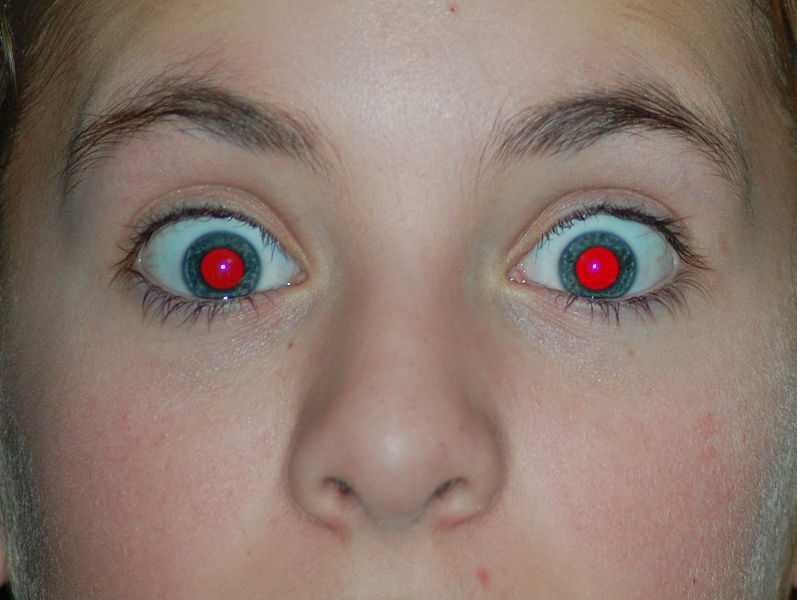
#> input picture ITEM 20-29/ITEM29 OpenCV_RedEyeRemover/image/red_eyes.jpg, 797 x 600 px
$ python OpenCV_RedEyeRemover.py   (older library calls are emulated)
#> lines starting #> are read from the running program, lines starting #| are printed output that depends on the picture; after the words box and inside, x2 and y2 are one past the last pixel; in counts of white or black regions, pixels touching at a corner belong together

import cv2
import numpy as np


def fillHoles(mask):

    maskFloodfill = mask.copy()
    h, w = maskFloodfill.shape[:2]
    maskTemp = np.zeros((h+2, w+2), np.uint8)
    cv2.floodFill(maskFloodfill, maskTemp, (0, 0), 255)
    mask2 = cv2.bitwise_not(maskFloodfill)
    return mask2 | mask

if __name__ == '__main__' :

    # Read image
    img = cv2.imread("./image/red_eyes.jpg", cv2.IMREAD_COLOR)
#> img is the input picture: shape (600, 797, 3); mean B, G, R 110, 120, 139.7

    # Output image
    imgOut = img.copy()

    # Load HAAR cascade
    eyesCascade = cv2.CascadeClassifier("./model/haarcascade_eye.xml")

    # Detect eyes
    eyes = eyesCascade.detectMultiScale(img, scaleFactor=1.3, minNeighbors=4, minSize=(100, 100))
#> eyes = [[92, 142, 233, 233], [457, 118, 272, 272]]

    # For every detected eye
    for (x, y, w, h) in eyes:

        # Extract eye from the image
        eye = img[y:y+h, x:x+w]

        # Split eye image into 3 channels
        b = eye[:, :, 0]
        g = eye[:, :, 1]
        r = eye[:, :, 2]

        # Add the green and blue channels.
        bg = cv2.add(b, g)

        # Simple red eye detector.
        mask = (r > 150) &  (r > bg)

        # Convert the mask to uint8 format.
        mask = mask.astype(np.uint8)*255

        # Clean mask -- 1) File holes 2) Dilate (expand) mask.
        mask = fillHoles(mask)
        mask = cv2.dilate(mask, None, anchor=(-1, -1), iterations=3, borderType=1, borderValue=1)

        # Calculate the mean channel by averaging
        # the green and blue channels
        mean = bg / 2
        mask = mask.astype(np.bool)[:, :, np.newaxis]
        mean = mean[:, :, np.newaxis]

        # Copy the eye from the original image.
        eyeOut = eye.copy()

        # Copy the mean image to the output image.
        #np.copyto(eyeOut, mean, where=mask)
        eyeOut = np.where(mask, mean, eyeOut)

        # Copy the fixed eye to the output image.
        imgOut[y:y+h, x:x+w, :] = eyeOut
#> this loop made 2 passes
#> pass 1, `eye = img[y:y+h, x:x+w]`:
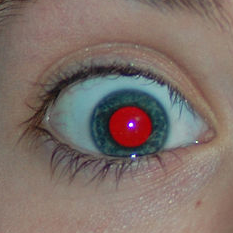
#> eye: shape (233, 233, 3); mean B, G, R 105.2, 111.9, 126.1
#> pass 1, `b = eye[:, :, 0]`:
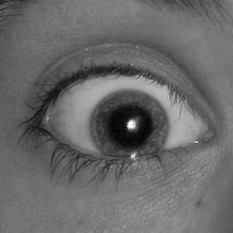
#> b: shape (233, 233); min 0, max 255, mean 105.2
#> pass 1, `g = eye[:, :, 1]`:
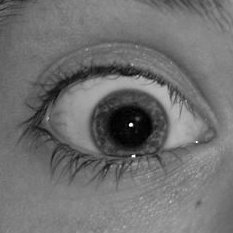
#> g: shape (233, 233); min 0, max 255, mean 111.9
#> pass 1, `r = eye[:, :, 2]`:
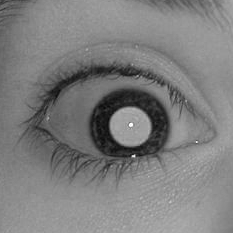
#> r: shape (233, 233); min 9, max 255, mean 126.1
#> after the loop:
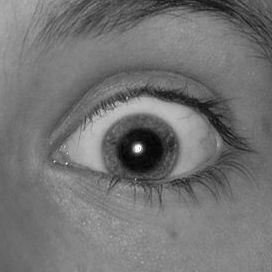
#> b: shape (272, 272); min 2, max 255, mean 114.9
#> after the loop:
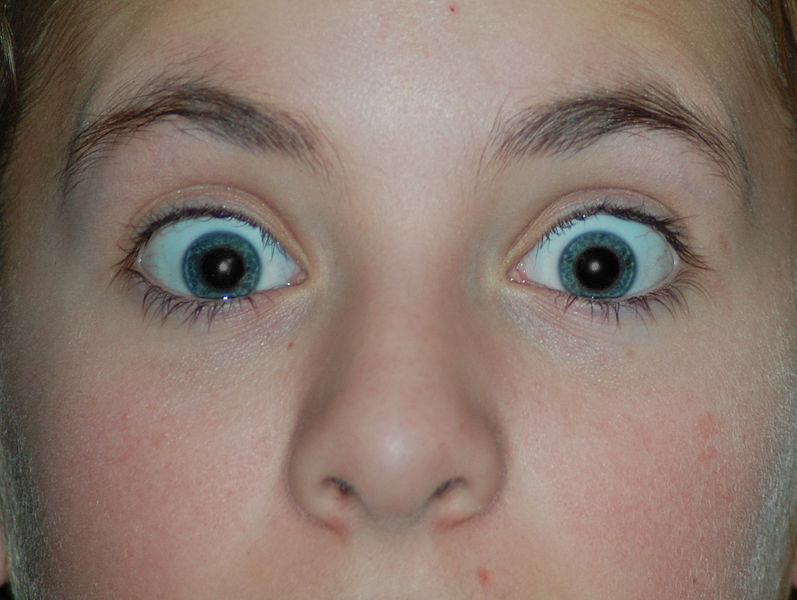
#> imgOut: shape (600, 797, 3); 0.73% of pixels changed, all inside (x1, y1, x2, y2) = (200, 245, 621, 292)
#> after the loop:
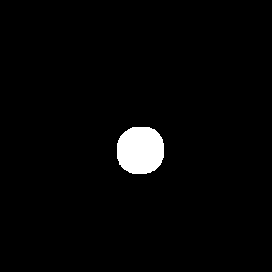
#> mask: shape (272, 272, 1) bool; 2.5% white; 1 white region, box (x1, y1, x2, y2) and area: (117, 127, 164, 174) 1859

    # Display Result
    cv2.imshow('Red Eyes', img)
    cv2.imshow('Red Eyes Removed', imgOut)
    cv2.waitKey(0)
